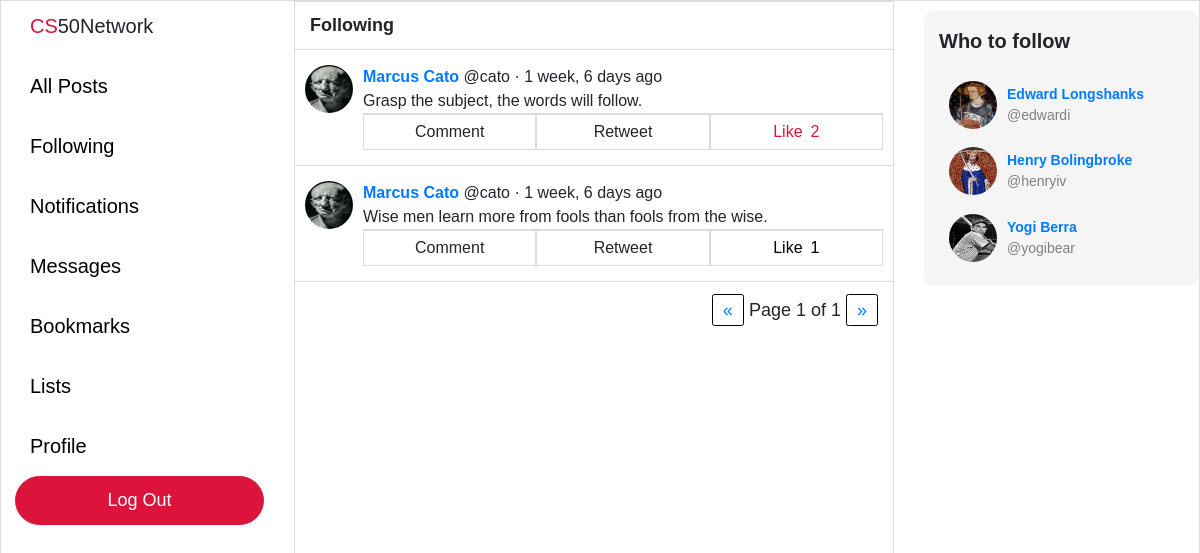
The page /following (signed in) on the database its author committed.
### network/models.py (models this page shows, shortened)
class Post(models.Model):
    user = models.ForeignKey("User", on_delete=models.CASCADE, related_name="posts")
    body = models.TextField(blank=True, max_length=280)
    likes = models.ManyToManyField("User", blank=True, related_name="likes")
    timestamp = models.DateTimeField(auto_now_add=True)
    def get_time(self):
        return humanize.naturaltime(self.timestamp)
    def total_likes(self):
        return self.likes.count()

class User(AbstractUser):
    pass
    bio = models.TextField(blank=True, max_length=160)
    profile_picture = models.ImageField(default="default.jpeg", upload_to="profile_pictures")

### network/views.py (the view)
# urls.py: path("following", views.following, name="following"),
def following(request):
    current_user = User.objects.get(username=request.user)
    currently_following = current_user.following.all()
    followed_posts = []
    for user in currently_following:
        followed_posts += (user.following.posts.all())
    followed_posts.sort(key=lambda post: post.timestamp, reverse=True)
    paginator = Paginator(followed_posts, 10)
    page_number = request.GET.get('page')
    page_obj = paginator.get_page(page_number)
    context = {
        "page_obj": page_obj,
        "recommend_follow": recommend_follow(request),
    }
    return render(request, "network/following.html", context)

### network/views.py (called while the page is built)
def recommend_follow(request):
    current_user = User.objects.get(username=request.user)
    not_following = User.objects.exclude(
        followers__user=current_user
    ).exclude(username=current_user)
    if len(not_following) > 3: sample_size = 3
    else: sample_size = len(not_following)
    not_following = random.sample(list(not_following), sample_size)
    return not_following

### network/templates/network/following.html (shortened to what this page needs)
{% extends "network/layout.html" %}
{% block body %}
    <div class="page-title">Following</div>
    {% for post in page_obj %}
    <div class="post-outer-container">
        <div class="post-container">
            <div class="profile-pic">
                <a href="/profile/{{ post.user.username }}">
                    <img src="{{ post.user.profile_picture.url }}" />
                  </a>
            </div>
            <div class="post-body-container">
                <div class="post-body-top">
                    <div>
                        <a href="/profile/{{ post.user.username }}"><b>{{ post.user.first_name }} {{ post.user.last_name }}</a> </b> @{{ post.user.username }} · {{ post.get_time }}
                    </div>
                </div>
                <div class="post-body">
                    {{ post.body }}
                </div>
                {% if user.is_authenticated %}
                <div class="post-options">
                    <li>Comment</li>
                    <li>Retweet</li>
                    {% if request.user in post.likes.all %}
                    <li class="like-container" id="liked" title="Unlike" value="{{ post.id }}">
                        <div class="like">Like</div>
                            <div class="like-count">{{ post.total_likes }}</div>
                    </li>
                    {% else %}
                    <li class="like-container" id="not-liked" title="Like" value="{{ post.id }}">
                        <div class="like">Like</div>
                            <div class="like-count">{{ post.total_likes }}</div>
                    </li>
                    {% endif %}
                </div>
                {% endif %}
            </div>
        </div>
    </div>
    {% endfor %}
    <div class="pagination">
        <span class="step-links">
            {% if page_obj.has_previous %}
                <a id="first" href="?page=1">First</a>
                <a id="prev" href="?page={{ page_obj.previous_page_number }}">&laquo;</a>
            {% else %}
                <a id="prev" href="#" style="pointer-events: none;">&laquo;</a>
            {% endif %}
            <span class="current">
                Page {{ page_obj.number }} of {{ page_obj.paginator.num_pages }}
            </span>
            {% if page_obj.has_next %}
                <a id="next" href="?page={{ page_obj.next_page_number }}">&raquo;</a>
                <a id="last" href="?page={{ page_obj.paginator.num_pages }}">Last</a>
            {% else %}
                <a id="next" href="#" style="pointer-events: none;">&raquo;</a>
            {% endif %}
        </span>
    </div>
{% endblock %}

### network/templates/network/layout.html (shortened to what this page needs)
{% load static %}
<!DOCTYPE html>
<html lang="en">
  <head>
    <link
      rel="stylesheet"
      href="https://stackpath.bootstrapcdn.com/bootstrap/4.4.1/css/bootstrap.min.css"
    />
    <link href="{% static 'network/styles.css' %}" rel="stylesheet" />
  </head>
  <body>
    <div class="left-pane">
      <nav class="navigation-bar">
        <div class="logo">
          <div><span style="color: crimson">CS</span>50Network</div>
        </div>
        <div class="navigation-item-container">
          <div class="navigation-item">
            <a class="navigation-link" href="{% url 'index' %}">All Posts</a>
          </div>
        </div>
        {% if user.is_authenticated %}
        <div class="navigation-item-container">
          <div class="navigation-item">
            <a class="navigation-link" href="{% url 'following' %}"
              >Following</a
            >
          </div>
        </div>
        <div class="navigation-item-container">
          <div class="navigation-item">
            <a class="navigation-link" href="#">Notifications</a>
          </div>
        </div>
        <div class="navigation-item-container">
          <div class="navigation-item">
            <a class="navigation-link" href="#">Messages</a>
          </div>
        </div>
        <div class="navigation-item-container">
          <div class="navigation-item">
            <a class="navigation-link" href="#">Bookmarks</a>
          </div>
        </div>
        <div class="navigation-item-container">
          <div class="navigation-item">
            <a class="navigation-link" href="#">Lists</a>
          </div>
        </div>
        <div class="navigation-item-container">
          <div class="navigation-item">
            <a class="navigation-link" href="/profile/{{ request.user }}"
              >Profile</a
            >
          </div>
        </div>
        {% endif %} {% if user.is_authenticated %}
        <div class="logout">
          <a class="navigation-link" href="{% url 'logout' %}">Log Out</a>
        </div>
        {% endif %}
      </nav>
    </div>
    <div class="body">{% block body %} {% endblock %}</div>
    <div class="right-pane">
      {% if user.is_authenticated %}
      <div class="who-to-follow-container">
        <div class="who-to-follow">
          <p>Who to follow</p>
          {% for user in recommend_follow %}
          <div class="recommend-follow">
            <div class="profile-pic">
              <a href="/profile/{{ user.username }}">
                <img src="{{ user.profile_picture.url }}" />
              </a>
            </div>
            <div class="recommend-user">
              <a href="/profile/{{ user.username }}"
                ><div>{{ user.first_name }} {{ user.last_name }}</div>
              </a>
              <div>@{{ user.username }}</div>
            </div>
          </div>
          {% endfor %}
        </div>
      </div>
      {% endif %}
    </div>
  </body>
</html>

### network/static/network/styles.css (style rules this page uses)
body { border: 1px solid gainsboro; display: grid; font-family: Arial, Helvetica, sans-serif; font-size: 18px; grid-template-columns: 2fr minmax(400px, 600px) 2fr; grid-template-rows: 1fr; height: 100vh; width: 100vw; overflow: hidden; }
.navigation-bar { font-size: 20px; margin-top: 10px; margin-left: auto; margin-right: 30px; max-width: 250px; width: 85%; }
.logo { cursor: default; padding-left: 15px; padding-bottom: 15px; }
.navigation-item-container { display: block; }
.navigation-item a { border-radius: 25px; display: inline-block; margin: 5px 0 5px 0; padding: 10px 15px 10px 15px; transition: background-color 0.15s linear; }
.navigation-link { color: black; }
.logout .navigation-link, .register .navigation-link { color: white; font-size: 18px; }
.logout a, .register a { background-color: crimson; border: 1px solid crimson; border-radius: 25px; display: flex; justify-content: center; padding: 10px 0 10px 0; transition: filter 0.25s; }
.body { border-left: 1px solid gainsboro; border-right: 1px solid gainsboro; overflow: scroll; width: 100%; }
.page-title { background-color: white; border-top: 1px solid gainsboro; border-bottom: 1px solid gainsboro; font-weight: bold; margin-top: auto; margin-bottom: auto; padding: 10px 0px 10px 15px; }
.post-outer-container { border-bottom: 1px solid gainsboro; padding: 15px 10px 15px 10px; }
.post-container { background-color: white; display: flex; font-size: 16px; height: auto; width: 100%; }
.profile-pic img { border-radius: 100%; height: 48px; margin-right: 10px; width: 48px; }
.post-body-container { width: 100%; }
.post-body-top { display: flex; justify-content: space-between; }
.post-options { border-top: 1px solid gainsboro; display: flex; justify-content: space-around; }
.post-options li { border: 1px solid gainsboro; list-style: none; padding: 5px 0 5px 0; text-align: center; width: 100%; }
.like-container { display: flex; justify-content: center; }
.like { margin-right: 4px; }
.like-count { margin-left: 4px; }
#liked { color: crimson; }
#not-liked { color: black; }
.right-pane { display: block; justify-content: left; }
.who-to-follow-container { height: 275px; margin-top: 10px; margin-left: 30px; width: 275px; }
.who-to-follow { background-color: whitesmoke; border-radius: 10px; display: grid; grid-template-rows: 0.25fr 1fr 1fr 1fr; height: 100%; padding: 15px; width: 100%; }
.who-to-follow p { font-size: 20px; font-weight: bold; height: 100%; }
.recommend-follow { display: grid; align-items: center; display: flex; font-size: 14px; height: 100%; padding-left: 10px; }
.recommend-user div:nth-child(1) { font-weight: bold; }
.recommend-user div:nth-child(2) { color: gray; }
.pagination { padding: 15px 15px 15px 0px; display: flex; justify-content: flex-end; }
#first, #last, #prev, #next { border: 1px solid black; border-radius: 2.5px; padding: 5px 10px 5px 10px; }

### rows shown on the page
Post: user.profile_picture (picture), user.first_name "Marcus", user.last_name "Cato", user.username "cato", get_time "1 week, 6 days ago", body "Grasp the subject, the words will follow.", total_likes "2"
Post: user.profile_picture (picture), user.first_name "Marcus", user.last_name "Cato", user.username "cato", get_time "1 week, 6 days ago", body "Wise men learn more from fools than fools from the wise.", total_likes "1"
User: profile_picture (picture), first_name "Edward", last_name "Longshanks", username "edwardi"
User: profile_picture (picture), first_name "Henry", last_name "Bolingbroke", username "henryiv"
User: profile_picture (picture), first_name "Yogi", last_name "Berra", username "yogibear"

### other values the page prints
{{ page_obj.number }} "1"
{{ page_obj.paginator.num_pages }} "1"
